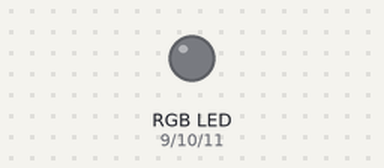
The sketch below on a simulated Arduino Uno, built with avr-gcc and run on an emulated ATmega328P. Parts: an RGB LED mixed from three pins (HIGH = lit). Dim RGB values are drawn brighter than linear.

Above: at 0.05 s.
At 1.05 s:
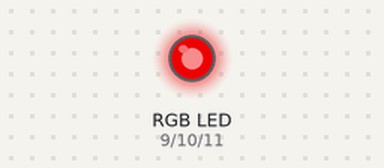
At 1.9 s:
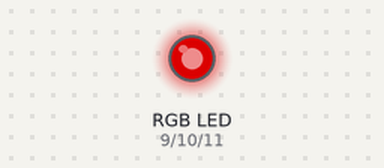
At 3.8 s:
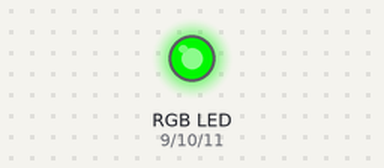
At 5.8 s:
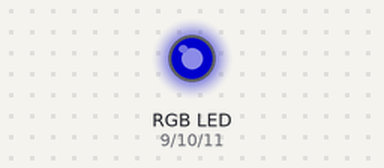
At 7.55 s:
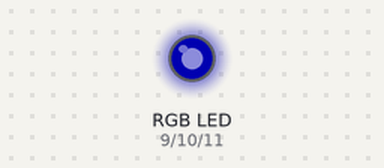
Timing chart, 0 to 10.1 s (numbered marks = the images above):
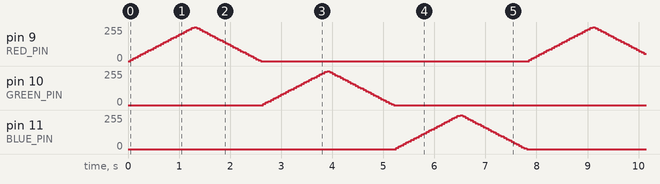

The sketch:

exp1-2-1.ino
```cpp
#define RED_PIN 9
#define GREEN_PIN 10
#define BLUE_PIN 11
unsigned long prev_time = 0;
int interval_time = 50;
int direction = 1;
int step = 10;
int analog_value = 0;
int state = 0;

void setup() {
  pinMode(RED_PIN,OUTPUT);
  pinMode(GREEN_PIN,OUTPUT);
  pinMode(BLUE_PIN,OUTPUT);
  analogWrite(RED_PIN,0);
  analogWrite(GREEN_PIN,0);
  analogWrite(BLUE_PIN,0);
  prev_time = millis();
}

void loop() {
  int pin = 0;
  switch(state){
    case 0: pin = RED_PIN; break;
    case 1: pin = GREEN_PIN; break;
    case 2: pin = BLUE_PIN; break;
  }

  if(millis() - prev_time >= interval_time){
    analog_value += direction * step;
    prev_time = millis();
    if(analog_value >= 255){
      direction = -1;
      analog_value = 255;
    }
    if(analog_value <= 0){
      direction = 1;
      analog_value = 0;
      state = (state + 1)%3;
    }
    analogWrite(pin, analog_value);
  }
}
```
